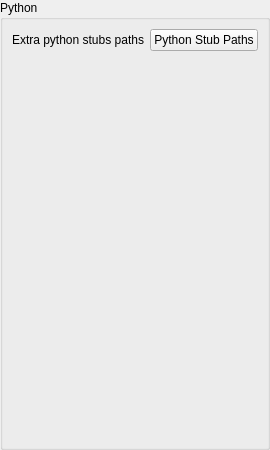
     <widget class="QWidget" name="pythonTab">
      <attribute name="title">
       <string>Python</string>
      </attribute>
      <layout class="QHBoxLayout" name="horizontalLayout_7">
       <property name="leftMargin">
        <number>0</number>
       </property>
       <property name="topMargin">
        <number>0</number>
       </property>
       <property name="rightMargin">
        <number>0</number>
       </property>
       <property name="bottomMargin">
        <number>0</number>
       </property>
       <item>
        <widget class="QGroupBox" name="groupBox_11">
         <property name="title">
          <string>Python</string>
         </property>
         <layout class="QGridLayout" name="gridLayout_10">
          <item row="0" column="0">
           <widget class="QLabel" name="Python_StubPathsLabel">
            <property name="sizePolicy">
             <sizepolicy hsizetype="Expanding" vsizetype="Preferred">
              <horstretch>0</horstretch>
              <verstretch>0</verstretch>
             </sizepolicy>
            </property>
            <property name="text">
             <string>Extra python stubs paths</string>
            </property>
           </widget>
          </item>
          <item row="0" column="1">
           <widget class="QPushButton" name="Python_StubPaths">
            <property name="text">
             <string>Python Stub Paths</string>
            </property>
           </widget>
          </item>
          <item row="1" column="0" colspan="2">
           <spacer name="verticalSpacer_9">
            <property name="orientation">
             <enum>Qt::Vertical</enum>
            </property>
            <property name="sizeHint" stdset="0">
             <size>
              <width>20</width>
              <height>387</height>
             </size>
            </property>
           </spacer>
          </item>
         </layout>
        </widget>
       </item>
      </layout>
     </widget>
